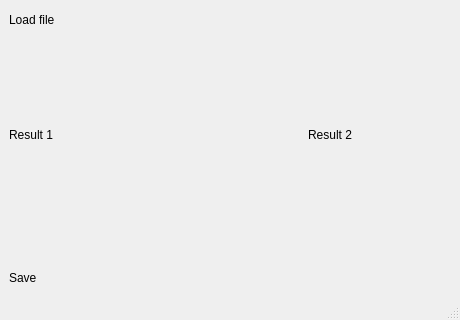
<?xml version="1.0" encoding="UTF-8"?>
<ui version="4.0">
 <class>MainWindow</class>
 <widget class="QMainWindow" name="MainWindow">
  <property name="geometry">
   <rect>
    <x>0</x>
    <y>0</y>
    <width>460</width>
    <height>320</height>
   </rect>
  </property>
  <property name="maximumSize">
   <size>
    <width>460</width>
    <height>320</height>
   </size>
  </property>
  <property name="windowTitle">
   <string>Component Analysis</string>
  </property>
  <widget class="QWidget" name="centralwidget">
   <layout class="QGridLayout" name="gridLayout">
    <item row="2" column="2">
     <widget class="QPushButton" name="result2">
      <property name="text">
       <string/>
      </property>
      <property name="icon">
       <iconset>
        <normaloff>icons/icons8-play-64.png</normaloff>icons/icons8-play-64.png</iconset>
      </property>
      <property name="iconSize">
       <size>
        <width>60</width>
        <height>60</height>
       </size>
      </property>
      <property name="flat">
       <bool>true</bool>
      </property>
     </widget>
    </item>
    <item row="1" column="0">
     <widget class="QLabel" name="label_2">
      <property name="text">
       <string>Result 1</string>
      </property>
     </widget>
    </item>
    <item row="3" column="1">
     <widget class="QPushButton" name="save">
      <property name="text">
       <string/>
      </property>
      <property name="icon">
       <iconset>
        <normaloff>icons/icons8-save-96.png</normaloff>icons/icons8-save-96.png</iconset>
      </property>
      <property name="iconSize">
       <size>
        <width>96</width>
        <height>96</height>
       </size>
      </property>
      <property name="flat">
       <bool>true</bool>
      </property>
     </widget>
    </item>
    <item row="0" column="1">
     <widget class="QPushButton" name="load">
      <property name="text">
       <string/>
      </property>
      <property name="icon">
       <iconset>
        <normaloff>icons/icons8-import-file-64.png</normaloff>icons/icons8-import-file-64.png</iconset>
      </property>
      <property name="iconSize">
       <size>
        <width>60</width>
        <height>60</height>
       </size>
      </property>
      <property name="flat">
       <bool>true</bool>
      </property>
     </widget>
    </item>
    <item row="1" column="2">
     <widget class="QLabel" name="label_3">
      <property name="text">
       <string>Result 2</string>
      </property>
     </widget>
    </item>
    <item row="2" column="0">
     <widget class="QPushButton" name="result1">
      <property name="text">
       <string/>
      </property>
      <property name="icon">
       <iconset>
        <normaloff>icons/icons8-play-64.png</normaloff>icons/icons8-play-64.png</iconset>
      </property>
      <property name="iconSize">
       <size>
        <width>60</width>
        <height>60</height>
       </size>
      </property>
      <property name="flat">
       <bool>true</bool>
      </property>
     </widget>
    </item>
    <item row="0" column="0">
     <widget class="QLabel" name="label">
      <property name="text">
       <string>Load file</string>
      </property>
     </widget>
    </item>
    <item row="3" column="0">
     <widget class="QLabel" name="label_4">
      <property name="text">
       <string>Save</string>
      </property>
     </widget>
    </item>
   </layout>
  </widget>
  <widget class="QMenuBar" name="menubar">
   <property name="geometry">
    <rect>
     <x>0</x>
     <y>0</y>
     <width>460</width>
     <height>22</height>
    </rect>
   </property>
  </widget>
  <widget class="QStatusBar" name="statusbar"/>
 </widget>
 <resources/>
 <connections/>
</ui>
